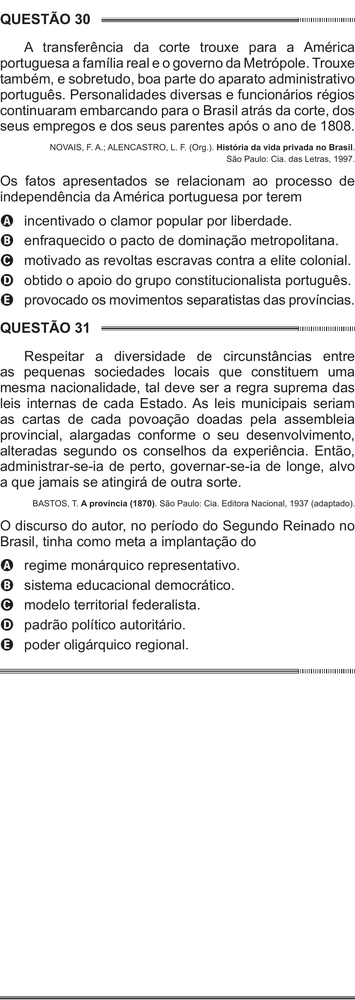
#> input picture 6Passo-ConcatenarVerticalmente/divididas-sem-bordas-do-meio/pagina_enem_10_esquerda.png, 355 x 1000 px, shrunk from 1032 x 2909 before the run; its folder holds 4 pictures in this run
$ python concatenar-verticalmente.py
#> lines starting #> are read from the running program, lines starting #| are printed output that depends on the picture
"""
Propósito: concatenar verticalmente as imagens de cada pasta vinda do passo 5
Autor: Alexandre Nassar de Peder
Criação: 02/10/2025
Atualização: 03/06/2026

OBS1: puxe a pasta "divididas-sem-bordas-do-meio" do passo 5 para essa pasta do passo 6

OBS2: o objetivo deste passo é pegar as colunas já recortadas e empilhar uma em cima da outra, na ordem correta, para formar uma única imagem final. Futuramente, essa imagem concatenada será dividida em imagens de cada questão, mas isso será feito no passo 7.

OBS3: este código vai criar uma imagem final chamada "colunas_concatenadas_verticalmente.png" que vai ter todas as colunas concatenadas verticalmente na ordem correta

OBS4: não compensa concatenar as páginas inteiras. Tenha isso em mente para o passo 7

OBS5: execute o código
"""

from PIL import Image
import os
import re

pasta_imagens = "divididas-sem-bordas-do-meio"
pasta_saida = "."
os.makedirs(pasta_saida, exist_ok=True)

# Função para extrair o número da página e ordenar corretamente
def get_sort_key(nome_arquivo):
    # Extrai o número da página
    numero = int(re.search(r'pagina_enem_(\d+)_', nome_arquivo).group(1))
    # Define a ordem: esquerda primeiro (0), depois direita (1)
    lado = 0 if 'esquerda' in nome_arquivo else 1
    return (numero, lado)

# Pegar e ordenar as imagens corretamente
arquivos = [f for f in os.listdir(pasta_imagens) if f.endswith('.png')]
arquivos.sort(key=get_sort_key)

# Abrir todas as imagens na ordem correta
imagens = []
for arquivo in arquivos:
    caminho = os.path.join(pasta_imagens, arquivo)
    imagens.append(Image.open(caminho))
    print(f"Adicionando: {arquivo}")  # Para verificar a ordem

# Encontrar a largura máxima
largura_max = max(img.width for img in imagens)

# Concatenar verticalmente
altura_total = sum(img.height for img in imagens)
imagem_final = Image.new('RGB', (largura_max, altura_total))
#> imagem_final: PIL image 355x4000 RGB; every value is 0

y = 0
for img in imagens:
    imagem_final.paste(img, (0, y))
    y += img.height
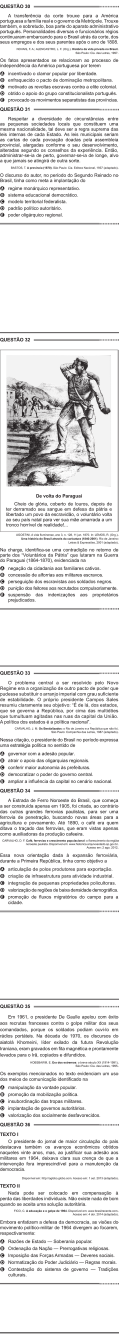
#> imagem_final: PIL image 355x4000 RGB (shown at 1/3 size); mean R, G, B 230, 229.5, 229.6

# Salvar
imagem_final.save(os.path.join(pasta_saida, 'colunas_concatenadas_verticalmente.png'))
print("Imagens concatenadas na ordem correta!")
print(f"Ordem dos arquivos: {arquivos}")
